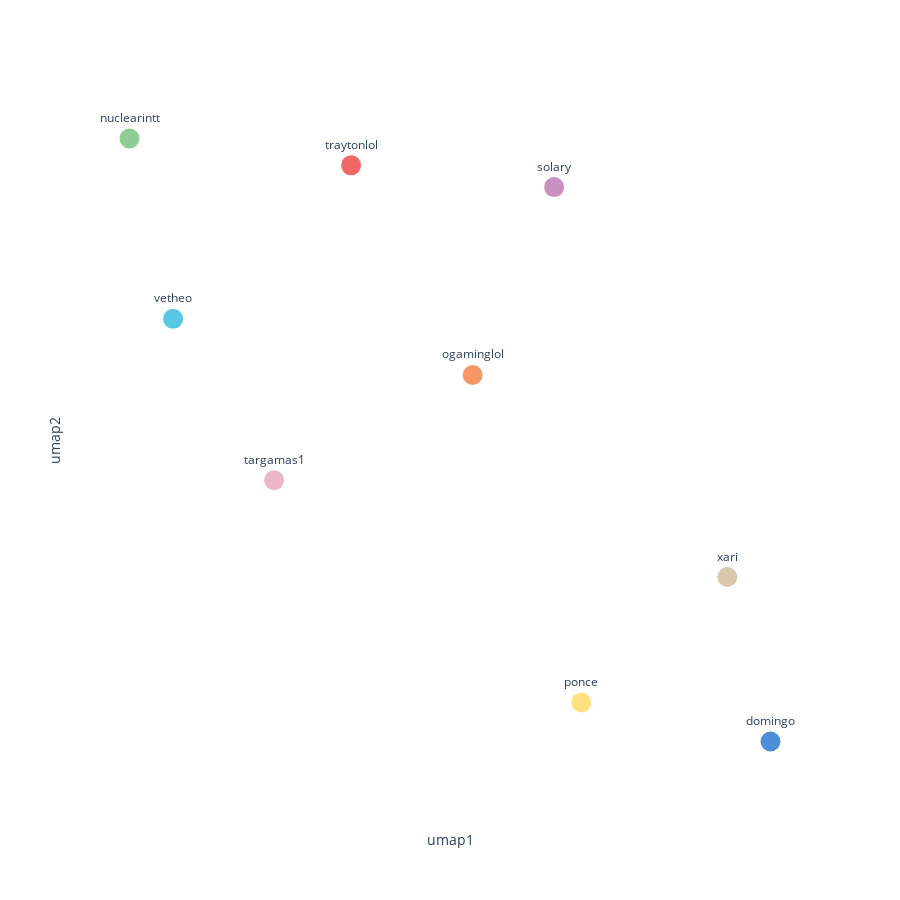

Notebook source saved alongside this figure:
### Code cell
v2_df = visualize_embedding(embeddingDimension=8, iterationWeights=[1, 1], relationshipWeightProperty="similarity", randomSeed=24)

### Figure 1 — Plotly figure (JSON) as saved in the notebook; plotly's stock layout.template omitted (floating-point values rounded to 4 significant figures)
{"data": [{"hovertemplate": "<b>%{hovertext}</b><br><br>umap1=%{x}<br>umap2=%{y}<br>name=%{text}<extra></extra>", "hovertext": ["solary"], "legendgroup": "", "marker": {"color": "#C990C0", "size": 20, "symbol": "circle"}, "mode": "markers+text", "name": "", "orientation": "v", "showlegend": false, "text": ["solary"], "textposition": "top center", "type": "scatter", "x": [8.981], "xaxis": "x", "y": [-8.922], "yaxis": "y"}, {"hovertemplate": "<b>%{hovertext}</b><br><br>umap1=%{x}<br>umap2=%{y}<br>name=%{text}<extra></extra>", "hovertext": ["traytonlol"], "legendgroup": "", "marker": {"color": "#F16667", "size": 20, "symbol": "circle"}, "mode": "markers+text", "name": "", "orientation": "v", "showlegend": false, "text": ["traytonlol"], "textposition": "top center", "type": "scatter", "x": [8.217], "xaxis": "x", "y": [-8.84], "yaxis": "y"}, {"hovertemplate": "<b>%{hovertext}</b><br><br>umap1=%{x}<br>umap2=%{y}<br>name=%{text}<extra></extra>", "hovertext": ["ogaminglol"], "legendgroup": "", "marker": {"color": "#F79767", "size": 20, "symbol": "circle"}, "mode": "markers+text", "name": "", "orientation": "v", "showlegend": false, "text": ["ogaminglol"], "textposition": "top center", "type": "scatter", "x": [8.674], "xaxis": "x", "y": [-9.629], "yaxis": "y"}, {"hovertemplate": "<b>%{hovertext}</b><br><br>umap1=%{x}<br>umap2=%{y}<br>name=%{text}<extra></extra>", "hovertext": ["vetheo"], "legendgroup": "", "marker": {"color": "#57C7E3", "size": 20, "symbol": "circle"}, "mode": "markers+text", "name": "", "orientation": "v", "showlegend": false, "text": ["vetheo"], "textposition": "top center", "type": "scatter", "x": [7.547], "xaxis": "x", "y": [-9.418], "yaxis": "y"}, {"hovertemplate": "<b>%{hovertext}</b><br><br>umap1=%{x}<br>umap2=%{y}<br>name=%{text}<extra></extra>", "hovertext": ["targamas1"], "legendgroup": "", "marker": {"color": "#ECB5C9", "size": 20, "symbol": "circle"}, "mode": "markers+text", "name": "", "orientation": "v", "showlegend": false, "text": ["targamas1"], "textposition": "top center", "type": "scatter", "x": [7.927], "xaxis": "x", "y": [-10.02], "yaxis": "y"}, {"hovertemplate": "<b>%{hovertext}</b><br><br>umap1=%{x}<br>umap2=%{y}<br>name=%{text}<extra></extra>", "hovertext": ["ponce"], "legendgroup": "", "marker": {"color": "#FFE081", "size": 20, "symbol": "circle"}, "mode": "markers+text", "name": "", "orientation": "v", "showlegend": false, "text": ["ponce"], "textposition": "top center", "type": "scatter", "x": [9.083], "xaxis": "x", "y": [-10.86], "yaxis": "y"}, {"hovertemplate": "<b>%{hovertext}</b><br><br>umap1=%{x}<br>umap2=%{y}<br>name=%{text}<extra></extra>", "hovertext": ["domingo"], "legendgroup": "", "marker": {"color": "#4C8EDA", "size": 20, "symbol": "circle"}, "mode": "markers+text", "name": "", "orientation": "v", "showlegend": false, "text": ["domingo"], "textposition": "top center", "type": "scatter", "x": [9.795], "xaxis": "x", "y": [-11.01], "yaxis": "y"}, {"hovertemplate": "<b>%{hovertext}</b><br><br>umap1=%{x}<br>umap2=%{y}<br>name=%{text}<extra></extra>", "hovertext": ["xari"], "legendgroup": "", "marker": {"color": "#D9C8AE", "size": 20, "symbol": "circle"}, "mode": "markers+text", "name": "", "orientation": "v", "showlegend": false, "text": ["xari"], "textposition": "top center", "type": "scatter", "x": [9.633], "xaxis": "x", "y": [-10.39], "yaxis": "y"}, {"hovertemplate": "<b>%{hovertext}</b><br><br>umap1=%{x}<br>umap2=%{y}<br>name=%{text}<extra></extra>", "hovertext": ["nuclearintt"], "legendgroup": "", "marker": {"color": "#8DCC93", "size": 20, "symbol": "circle"}, "mode": "markers+text", "name": "", "orientation": "v", "showlegend": false, "text": ["nuclearintt"], "textposition": "top center", "type": "scatter", "x": [7.383], "xaxis": "x", "y": [-8.739], "yaxis": "y"}], "layout": {"height": 900, "legend": {"tracegroupgap": 0}, "margin": {"t": 60}, "paper_bgcolor": "white", "plot_bgcolor": "white", "width": 900, "xaxis": {"anchor": "y", "domain": [0, 1], "showticklabels": false, "title": {"text": "umap1"}}, "yaxis": {"anchor": "x", "domain": [0, 1], "scaleanchor": "x", "scaleratio": 1, "showticklabels": false, "title": {"text": "umap2"}}}}
